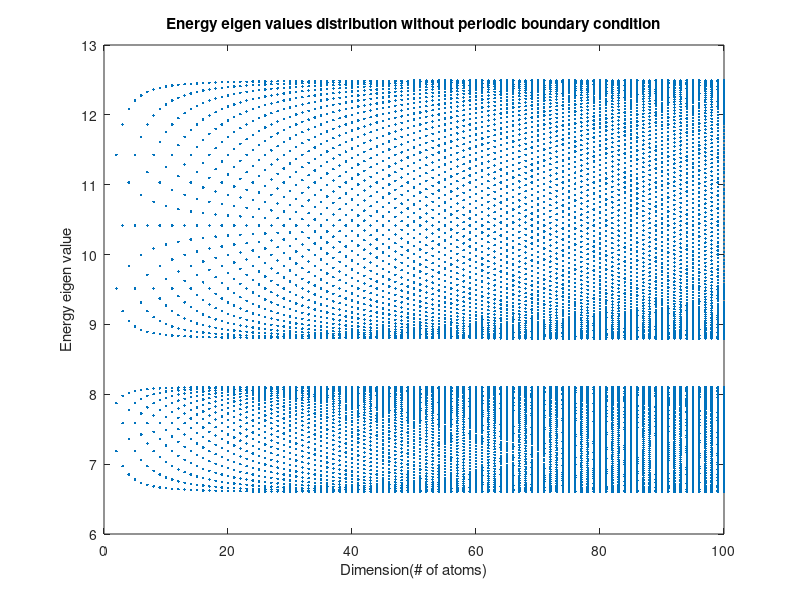

Write MATLAB code to recreate this figure.

 E = [8, 1; 1, 10];% E1 = 8, E2 = 10
 Y = [0.7, 0.5; 0.5, 0.6];
 n = 100;% # OF ATOMS
 data = [];
 for i = 2:1:n
     a = [];
     for j =1:1:2*i
         a = [a; i];
     end
     m1 = kron(eye(i-1), Y);
     m1 = [m1; zeros(2, 2*(i-1))];
     m1 = horzcat(zeros(2*i, 2), m1);
     m2 = m1';
     m = kron(eye(i), E) + m1 + m2;
     a = horzcat(a, eig(m));
     data = [data; a];
 end

plot(data(:,1), data(:,2), '.');
title('Energy eigen values distribution without periodic boundary condition');
xlabel('Dimension(# of atoms)');
ylabel('Energy eigen value');